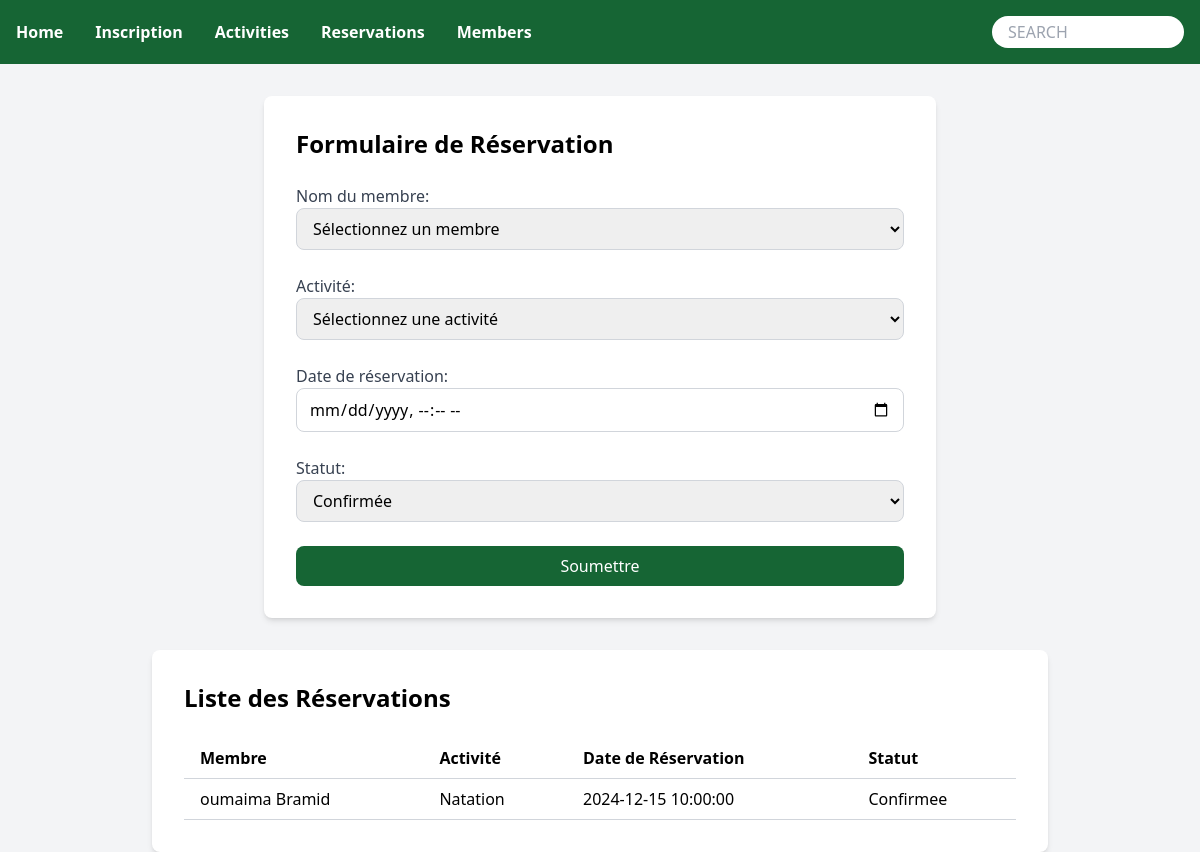
The app's page /reservations.php with its own data.
### tables this page shows
CREATE TABLE reservation (
    id_reservation INT PRIMARY KEY NOT NULL AUTO_INCREMENT,
    id_membre INT NOT NULL,
    id_activite INT NOT NULL,
    date_reservation DATETIME,
    statut ENUM('Confirmee', 'Annulee'),
    FOREIGN KEY (id_membre) REFERENCES membres(id_membre) ON DELETE CASCADE,
    FOREIGN KEY (id_activite) REFERENCES activites(id_activite) ON DELETE CASCADE
);

CREATE TABLE membres (
    id_membre INT PRIMARY KEY NOT NULL AUTO_INCREMENT,
    nom VARCHAR(50),
    prenom VARCHAR(50),
    email VARCHAR(100) UNIQUE,
    telephone VARCHAR(15)
);

CREATE TABLE activites (
    id_activite INT PRIMARY KEY NOT NULL AUTO_INCREMENT,
    nom_activite VARCHAR(100),
    description TEXT,
    capacite INT(11),
    date_debut DATE,
    date_fin DATE,
    disponabilite TINYINT(1)
);

### reservations.php (the view, shortened to what this page needs)
<?php
include('db.php');
$sql_reservations = "SELECT r.id_reservation, m.nom, m.prenom, a.nom_activite, r.date_reservation, r.statut
                     FROM reservation r
                     JOIN membres m ON r.id_membre = m.id_membre
                     JOIN activites a ON r.id_activite = a.id_activite";
$result_reservations = $conn->query($sql_reservations);
?>
<!DOCTYPE html>
<html lang="fr">
<head>
    <script src="https://cdn.tailwindcss.com"></script>
    <link href="https://cdnjs.cloudflare.com/ajax/libs/tailwindcss/2.2.19/tailwind.min.css" rel="stylesheet">
</head>
<body class="bg-gray-100">
    <nav class="bg-green-800 p-4 flex justify-between items-center">
        <div class="flex space-x-8">
            <a href="index.php" class="text-white font-bold">Home</a>
            <a href="membres.php" class="text-white font-bold">Inscription</a>
            <a href="activites.php" class="text-white font-bold">Activities</a>
            <a href="reservations.php" class="text-white font-bold">Reservations</a>
            <a href="our-community.php" class="text-white font-bold">Members</a>
        </div>
        <div class="relative">
            <input type="text" placeholder="SEARCH" class="px-4 py-1 rounded-full w-48 focus:outline-none">
        </div>
    </nav>
    <div class="mt-8 max-w-2xl mx-auto bg-white p-8 rounded-lg shadow-md">
        <h2 class="text-2xl font-bold mb-6">Formulaire de Réservation</h2>
        <form action="" method="POST" class="space-y-6">
            <div class="mb-4">
                <label for="membre" class="block text-gray-700">Nom du membre:</label>
                <select name="membre" id="membre" required class="w-full px-3 py-2 border border-gray-300 rounded-lg focus:outline-none focus:ring-2 focus:ring-green-500">
                    <option value="">Sélectionnez un membre</option>
                </select>
            </div>
            <div class="mb-4">
                <label for="activite" class="block text-gray-700">Activité:</label>
                <select name="activite" id="activite" required class="w-full px-3 py-2 border border-gray-300 rounded-lg focus:outline-none focus:ring-2 focus:ring-green-500">
                    <option value="">Sélectionnez une activité</option>
                </select>
            </div>
            <div class="mb-4">
                <label for="date_reservation" class="block text-gray-700">Date de réservation:</label>
                <input type="datetime-local" name="date_reservation" id="date_reservation" required class="w-full px-3 py-2 border border-gray-300 rounded-lg focus:outline-none focus:ring-2 focus:ring-green-500">
            </div>
            <div class="mb-4">
                <label for="statut" class="block text-gray-700">Statut:</label>
                <select name="statut" id="statut" required class="w-full px-3 py-2 border border-gray-300 rounded-lg focus:outline-none focus:ring-2 focus:ring-green-500">
                    <option value="Confirmee">Confirmée</option>
                </select>
            </div>
            <div>
                <button type="submit" class="w-full bg-green-800 text-white px-4 py-2 rounded-lg hover:bg-green-700 focus:outline-none focus:ring-2 focus:ring-green-500">
                    Soumettre
                </button>
            </div>
        </form>
    </div>
    <div class="mt-8 max-w-4xl mx-auto bg-white p-8 rounded-lg shadow-md">
        <h2 class="text-2xl font-bold mb-6">Liste des Réservations</h2>
        <table class="min-w-full bg-white">
            <thead>
                <tr>
                    <th class="py-2 px-4 border-b border-gray-300 text-left">Membre</th>
                    <th class="py-2 px-4 border-b border-gray-300 text-left">Activité</th>
                    <th class="py-2 px-4 border-b border-gray-300 text-left">Date de Réservation</th>
                    <th class="py-2 px-4 border-b border-gray-300 text-left">Statut</th>
                </tr>
            </thead>
            <tbody>
                <?php
                if ($result_reservations->num_rows > 0) {
                    while ($row = $result_reservations->fetch_assoc()) {
                        echo "<tr>";
                        echo "<td class='py-2 px-4 border-b border-gray-300'>" . htmlspecialchars($row['nom']) . " " . htmlspecialchars($row['prenom']) . "</td>";
                        echo "<td class='py-2 px-4 border-b border-gray-300'>" . htmlspecialchars($row['nom_activite']) . "</td>";
                        echo "<td class='py-2 px-4 border-b border-gray-300'>" . htmlspecialchars($row['date_reservation']) . "</td>";
                        echo "<td class='py-2 px-4 border-b border-gray-300'>" . htmlspecialchars($row['statut']) . "</td>";
                        echo "</tr>";
                    }
                } else {
                    echo "<tr><td colspan='4' class='py-2 px-4 border-b border-gray-300 text-center'>Aucune réservation trouvée.</td></tr>";
                }
                ?>
            </tbody>
        </table>
    </div>
</body>
</html>

### records on screen
reservation: id_membre.nom "oumaima", id_membre.prenom "Bramid", id_activite.nom_activite "Natation", date_reservation "2024-12-15 10:00:00", statut "Confirmee"
